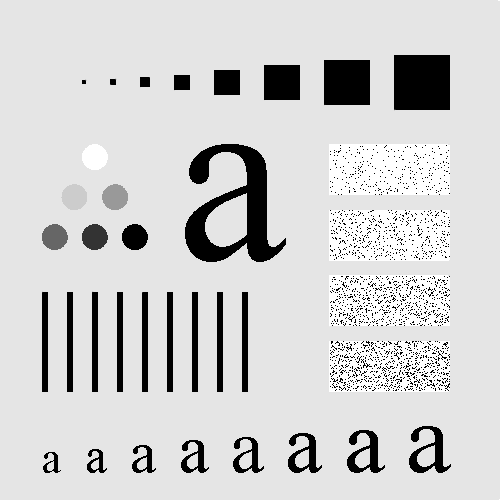
#> input picture test-pattern.tif, 500 x 500 px
$ python edge_detection.py
#> lines starting #> are read from the running program, lines starting #| are printed output that depends on the picture
#> further down, image is the input picture: shape (500, 500); min 0, max 255, mean 207.4
"""Python Edge Detection Using Sobel Operator

@2020 Created by Vihang Garud
"""

# Importing necessary libraries
import matplotlib.pyplot as plt
import numpy as np
import math


def sobel_detection(original_image):
    """
    Creating a Sobel Edge Detection algorithm

    :param original_image: Get the original image
    :return: parser: image with detected sobel edges
    """

    # Creating a parser (piece of the image) for the operation
    parser = np.copy(original_image)
    size = parser.shape
#> size = (500, 500)

    # Implementing Gx and Gy
    for x in range(1, size[0] - 1):

        for y in range(1, size[1] - 1):

            # -1	 0	   1
            # -2	 0	   2
            # -1	 0	   1

            Gx = (original_image[x - 1][y + 1] + 2 * original_image[x][y + 1] + original_image[x + 1][y + 1]) - (
                        original_image[x - 1][y - 1] + 2 * original_image[x][y - 1] + original_image[x + 1][y - 1])

            #   1	  2	    1
            #   0	  0	    0
            #  -1	 -2	   -1

            Gy = (original_image[x - 1][y - 1] + 2 * original_image[x - 1][y] + original_image[x - 1][y + 1]) - (
                        original_image[x + 1][y - 1] + 2 * original_image[x + 1][y] + original_image[x + 1][y + 1])

            # Generating combined image
            parser[x][y] = math.sqrt(Gx ** 2 + Gy ** 2)
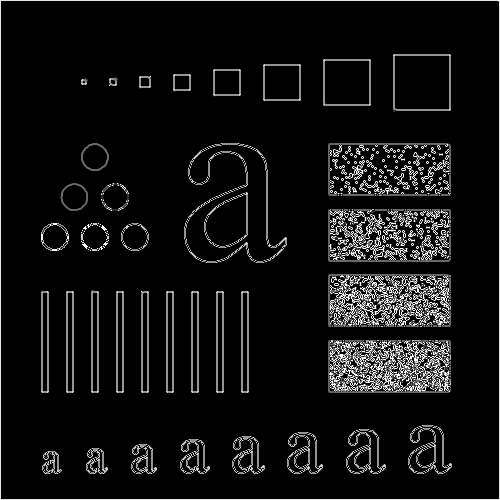
#> parser: shape (500, 500); min 0, max 255, mean 18.2

    # Returning the operated image
    return parser


if __name__ == '__main__':

    # Reading the image
    image = plt.imread('test-pattern.tif')

    # Applying Sobel Operator
    edge_detected_image = sobel_detection(image)

    # Output the image with detected edges
    plt.imshow(edge_detected_image, cmap='gray')
    plt.show()
